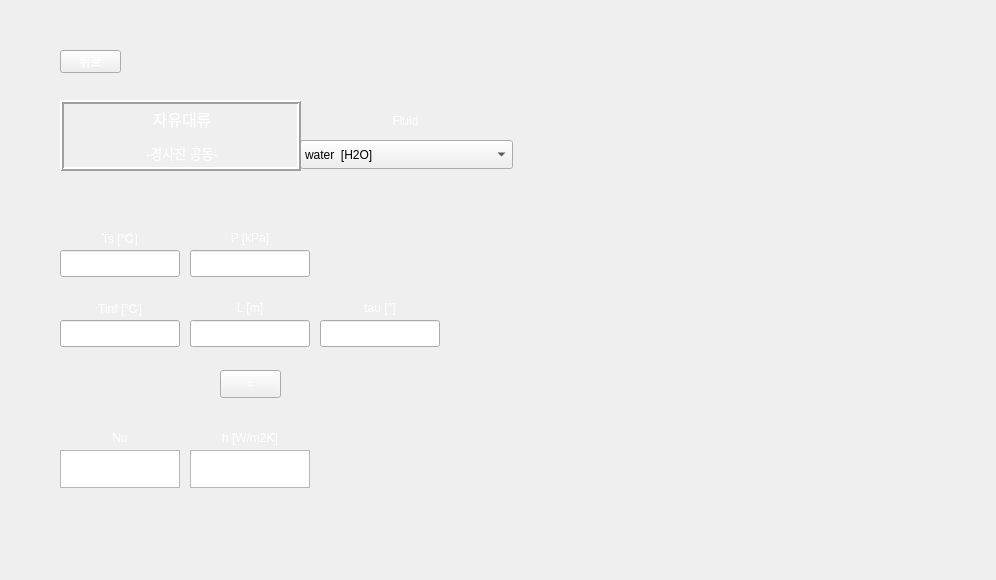
<?xml version="1.0" encoding="UTF-8"?>
<ui version="4.0">
 <class>Form</class>
 <widget class="QWidget" name="Form">
  <property name="geometry">
   <rect>
    <x>0</x>
    <y>0</y>
    <width>996</width>
    <height>580</height>
   </rect>
  </property>
  <property name="minimumSize">
   <size>
    <width>996</width>
    <height>580</height>
   </size>
  </property>
  <property name="maximumSize">
   <size>
    <width>996</width>
    <height>580</height>
   </size>
  </property>
  <property name="windowTitle">
   <string>Form</string>
  </property>
  <property name="styleSheet">
   <string notr="true">background-image: url(:/background/하얀거.png);</string>
  </property>
  <widget class="QLineEdit" name="T1">
   <property name="geometry">
    <rect>
     <x>60</x>
     <y>250</y>
     <width>120</width>
     <height>27</height>
    </rect>
   </property>
   <property name="styleSheet">
    <string notr="true">font: 12pt &quot;맑은 고딕&quot;;
background-image: url(:/background/하얀거.png);</string>
   </property>
   <property name="text">
    <string/>
   </property>
  </widget>
  <widget class="QLineEdit" name="P">
   <property name="geometry">
    <rect>
     <x>190</x>
     <y>250</y>
     <width>120</width>
     <height>27</height>
    </rect>
   </property>
   <property name="styleSheet">
    <string notr="true">font: 12pt &quot;맑은 고딕&quot;;
background-image: url(:/background/하얀거.png);</string>
   </property>
   <property name="text">
    <string/>
   </property>
  </widget>
  <widget class="QLabel" name="label_4">
   <property name="geometry">
    <rect>
     <x>60</x>
     <y>290</y>
     <width>120</width>
     <height>35</height>
    </rect>
   </property>
   <property name="styleSheet">
    <string notr="true">color: qlineargradient(spread:pad, x1:0, y1:1, x2:1, y2:0, stop:0 rgba(255, 255, 255, 255), stop:1 rgba(255, 255, 255, 255));
background-image: url(:/background/버튼2.png);
font: 10pt &quot;맑은 고딕&quot;;</string>
   </property>
   <property name="text">
    <string>Tinf [℃]</string>
   </property>
   <property name="alignment">
    <set>Qt::AlignCenter</set>
   </property>
  </widget>
  <widget class="QLineEdit" name="T2">
   <property name="geometry">
    <rect>
     <x>60</x>
     <y>320</y>
     <width>120</width>
     <height>27</height>
    </rect>
   </property>
   <property name="styleSheet">
    <string notr="true">font: 12pt &quot;맑은 고딕&quot;;
background-image: url(:/background/하얀거.png);</string>
   </property>
   <property name="text">
    <string/>
   </property>
  </widget>
  <widget class="QPushButton" name="check">
   <property name="geometry">
    <rect>
     <x>220</x>
     <y>370</y>
     <width>61</width>
     <height>28</height>
    </rect>
   </property>
   <property name="styleSheet">
    <string notr="true">QPushButton {
color: qlineargradient(spread:pad, x1:0, y1:1, x2:1, y2:0, stop:0 rgba(255, 255, 255, 255), stop:1 rgba(255, 255, 255, 255));
background-image: url(:/background/버튼2.png);
font: 10pt &quot;맑은 고딕&quot;;
}
QPushButton:hover{
border-image: url(:/background/버튼클릭2.png);
}</string>
   </property>
   <property name="text">
    <string>=</string>
   </property>
  </widget>
  <widget class="QLabel" name="label_5">
   <property name="geometry">
    <rect>
     <x>190</x>
     <y>290</y>
     <width>120</width>
     <height>35</height>
    </rect>
   </property>
   <property name="styleSheet">
    <string notr="true">color: qlineargradient(spread:pad, x1:0, y1:1, x2:1, y2:0, stop:0 rgba(255, 255, 255, 255), stop:1 rgba(255, 255, 255, 255));
background-image: url(:/background/버튼2.png);
font: 10pt &quot;맑은 고딕&quot;;</string>
   </property>
   <property name="text">
    <string>L [m]</string>
   </property>
   <property name="alignment">
    <set>Qt::AlignCenter</set>
   </property>
  </widget>
  <widget class="QLabel" name="label">
   <property name="geometry">
    <rect>
     <x>320</x>
     <y>290</y>
     <width>120</width>
     <height>35</height>
    </rect>
   </property>
   <property name="styleSheet">
    <string notr="true">color: qlineargradient(spread:pad, x1:0, y1:1, x2:1, y2:0, stop:0 rgba(255, 255, 255, 255), stop:1 rgba(255, 255, 255, 255));
background-image: url(:/background/버튼2.png);
font: 10pt &quot;맑은 고딕&quot;;</string>
   </property>
   <property name="text">
    <string>tau [°]</string>
   </property>
   <property name="alignment">
    <set>Qt::AlignCenter</set>
   </property>
  </widget>
  <widget class="QLineEdit" name="L">
   <property name="geometry">
    <rect>
     <x>190</x>
     <y>320</y>
     <width>120</width>
     <height>27</height>
    </rect>
   </property>
   <property name="styleSheet">
    <string notr="true">font: 12pt &quot;맑은 고딕&quot;;
background-image: url(:/background/하얀거.png);</string>
   </property>
   <property name="text">
    <string/>
   </property>
  </widget>
  <widget class="QLabel" name="label_2">
   <property name="geometry">
    <rect>
     <x>190</x>
     <y>220</y>
     <width>120</width>
     <height>35</height>
    </rect>
   </property>
   <property name="styleSheet">
    <string notr="true">color: qlineargradient(spread:pad, x1:0, y1:1, x2:1, y2:0, stop:0 rgba(255, 255, 255, 255), stop:1 rgba(255, 255, 255, 255));
background-image: url(:/background/버튼2.png);
font: 10pt &quot;맑은 고딕&quot;;</string>
   </property>
   <property name="text">
    <string>P [kPa]</string>
   </property>
   <property name="alignment">
    <set>Qt::AlignCenter</set>
   </property>
  </widget>
  <widget class="QLabel" name="label_3">
   <property name="geometry">
    <rect>
     <x>60</x>
     <y>220</y>
     <width>120</width>
     <height>35</height>
    </rect>
   </property>
   <property name="styleSheet">
    <string notr="true">color: qlineargradient(spread:pad, x1:0, y1:1, x2:1, y2:0, stop:0 rgba(255, 255, 255, 255), stop:1 rgba(255, 255, 255, 255));
background-image: url(:/background/버튼2.png);
font: 10pt &quot;맑은 고딕&quot;;</string>
   </property>
   <property name="text">
    <string>Ts [℃]</string>
   </property>
   <property name="alignment">
    <set>Qt::AlignCenter</set>
   </property>
  </widget>
  <widget class="QLineEdit" name="t">
   <property name="geometry">
    <rect>
     <x>320</x>
     <y>320</y>
     <width>120</width>
     <height>27</height>
    </rect>
   </property>
   <property name="styleSheet">
    <string notr="true">font: 12pt &quot;맑은 고딕&quot;;
background-image: url(:/background/하얀거.png);</string>
   </property>
   <property name="text">
    <string/>
   </property>
  </widget>
  <widget class="QPushButton" name="pushButton">
   <property name="geometry">
    <rect>
     <x>60</x>
     <y>50</y>
     <width>61</width>
     <height>23</height>
    </rect>
   </property>
   <property name="styleSheet">
    <string notr="true">QPushButton {
color: qlineargradient(spread:pad, x1:0, y1:1, x2:1, y2:0, stop:0 rgba(255, 255, 255, 255), stop:1 rgba(255, 255, 255, 255));
background-image: url(:/background/버튼2.png);
font: 10pt &quot;맑은 고딕&quot;;
}
QPushButton:hover{
border-image: url(:/background/버튼클릭2.png);
}</string>
   </property>
   <property name="text">
    <string>뒤로</string>
   </property>
  </widget>
  <widget class="QLabel" name="label_8">
   <property name="geometry">
    <rect>
     <x>190</x>
     <y>420</y>
     <width>120</width>
     <height>35</height>
    </rect>
   </property>
   <property name="styleSheet">
    <string notr="true">color: qlineargradient(spread:pad, x1:0, y1:1, x2:1, y2:0, stop:0 rgba(255, 255, 255, 255), stop:1 rgba(255, 255, 255, 255));
background-image: url(:/background/버튼2.png);
font: 10pt &quot;맑은 고딕&quot;;</string>
   </property>
   <property name="text">
    <string>h [W/m2K]</string>
   </property>
   <property name="alignment">
    <set>Qt::AlignCenter</set>
   </property>
  </widget>
  <widget class="QTextBrowser" name="textBrowser_2">
   <property name="geometry">
    <rect>
     <x>190</x>
     <y>450</y>
     <width>120</width>
     <height>38</height>
    </rect>
   </property>
   <property name="sizePolicy">
    <sizepolicy hsizetype="Expanding" vsizetype="Preferred">
     <horstretch>0</horstretch>
     <verstretch>0</verstretch>
    </sizepolicy>
   </property>
   <property name="maximumSize">
    <size>
     <width>16777215</width>
     <height>38</height>
    </size>
   </property>
   <property name="styleSheet">
    <string notr="true">font: 12pt &quot;맑은 고딕&quot;;
background-image: url(:/background/하얀거.png);</string>
   </property>
  </widget>
  <widget class="QLabel" name="label_6">
   <property name="geometry">
    <rect>
     <x>60</x>
     <y>420</y>
     <width>120</width>
     <height>35</height>
    </rect>
   </property>
   <property name="styleSheet">
    <string notr="true">color: qlineargradient(spread:pad, x1:0, y1:1, x2:1, y2:0, stop:0 rgba(255, 255, 255, 255), stop:1 rgba(255, 255, 255, 255));
background-image: url(:/background/버튼2.png);
font: 10pt &quot;맑은 고딕&quot;;</string>
   </property>
   <property name="text">
    <string>Nu</string>
   </property>
   <property name="alignment">
    <set>Qt::AlignCenter</set>
   </property>
  </widget>
  <widget class="QTextBrowser" name="textBrowser">
   <property name="geometry">
    <rect>
     <x>60</x>
     <y>450</y>
     <width>120</width>
     <height>38</height>
    </rect>
   </property>
   <property name="sizePolicy">
    <sizepolicy hsizetype="Expanding" vsizetype="Preferred">
     <horstretch>0</horstretch>
     <verstretch>0</verstretch>
    </sizepolicy>
   </property>
   <property name="maximumSize">
    <size>
     <width>16777215</width>
     <height>38</height>
    </size>
   </property>
   <property name="styleSheet">
    <string notr="true">font: 12pt &quot;맑은 고딕&quot;;
background-image: url(:/background/하얀거.png);</string>
   </property>
  </widget>
  <widget class="QLabel" name="label_7">
   <property name="geometry">
    <rect>
     <x>300</x>
     <y>102</y>
     <width>211</width>
     <height>38</height>
    </rect>
   </property>
   <property name="styleSheet">
    <string notr="true">color: qlineargradient(spread:pad, x1:0, y1:1, x2:1, y2:0, stop:0 rgba(255, 255, 255, 255), stop:1 rgba(255, 255, 255, 255));
background-image: url(:/background/버튼2.png);
font: 12pt &quot;맑은 고딕&quot;;</string>
   </property>
   <property name="text">
    <string>Fluid</string>
   </property>
   <property name="alignment">
    <set>Qt::AlignCenter</set>
   </property>
  </widget>
  <widget class="QLabel" name="label_9">
   <property name="geometry">
    <rect>
     <x>0</x>
     <y>0</y>
     <width>996</width>
     <height>580</height>
    </rect>
   </property>
   <property name="styleSheet">
    <string notr="true">image: url(:/background/배경2.png);</string>
   </property>
   <property name="text">
    <string/>
   </property>
  </widget>
  <widget class="QLabel" name="label_10">
   <property name="geometry">
    <rect>
     <x>535</x>
     <y>40</y>
     <width>421</width>
     <height>501</height>
    </rect>
   </property>
   <property name="styleSheet">
    <string notr="true">image: url(:/background/Tilter cavity.PNG);</string>
   </property>
   <property name="text">
    <string/>
   </property>
  </widget>
  <widget class="QLabel" name="label_11">
   <property name="geometry">
    <rect>
     <x>550</x>
     <y>320</y>
     <width>391</width>
     <height>191</height>
    </rect>
   </property>
   <property name="styleSheet">
    <string notr="true">image: url(:/background/Tilter cavity-2.PNG);</string>
   </property>
   <property name="text">
    <string/>
   </property>
  </widget>
  <widget class="QComboBox" name="fluid_2">
   <property name="geometry">
    <rect>
     <x>300</x>
     <y>140</y>
     <width>213</width>
     <height>29</height>
    </rect>
   </property>
   <property name="styleSheet">
    <string notr="true">background-image: url(:/background/하얀거.png);
font: 10pt &quot;맑은 고딕&quot;;</string>
   </property>
   <item>
    <property name="text">
     <string>water  [H2O]</string>
    </property>
   </item>
   <item>
    <property name="text">
     <string>air</string>
    </property>
   </item>
   <item>
    <property name="text">
     <string>1-Butene  [C4H8]</string>
    </property>
   </item>
   <item>
    <property name="text">
     <string>Acetone  [C3H6O]</string>
    </property>
   </item>
   <item>
    <property name="text">
     <string>Ammonia  [NH3]</string>
    </property>
   </item>
   <item>
    <property name="text">
     <string>Argon  [Ar]</string>
    </property>
   </item>
   <item>
    <property name="text">
     <string>Benzene  [C6H6]</string>
    </property>
   </item>
   <item>
    <property name="text">
     <string>CarbonDioxide  [CO2]</string>
    </property>
   </item>
   <item>
    <property name="text">
     <string>CarbonMonoxide  [CO]</string>
    </property>
   </item>
   <item>
    <property name="text">
     <string>CarbonylSulfide  [COS]</string>
    </property>
   </item>
   <item>
    <property name="text">
     <string>CycloHexane  [C6H12]</string>
    </property>
   </item>
   <item>
    <property name="text">
     <string>CycloPropane  [C3H6]</string>
    </property>
   </item>
   <item>
    <property name="text">
     <string>Cyclopentane  [C5H10]</string>
    </property>
   </item>
   <item>
    <property name="text">
     <string>D4  [C8H24O4Si4]</string>
    </property>
   </item>
   <item>
    <property name="text">
     <string>D5  [C10H30O5Si5]</string>
    </property>
   </item>
   <item>
    <property name="text">
     <string>D6  [C12H36O6Si6]</string>
    </property>
   </item>
   <item>
    <property name="text">
     <string>Deuterium  [D2]</string>
    </property>
   </item>
   <item>
    <property name="text">
     <string>Dichloroethane  [C2Cl2H4]</string>
    </property>
   </item>
   <item>
    <property name="text">
     <string>DiethylEther  [C4H10O]</string>
    </property>
   </item>
   <item>
    <property name="text">
     <string>DimethylCarbonate  [C3H6O3]</string>
    </property>
   </item>
   <item>
    <property name="text">
     <string>DimethylEther  [C2H6O]</string>
    </property>
   </item>
   <item>
    <property name="text">
     <string>Ethane  [C2H6]</string>
    </property>
   </item>
   <item>
    <property name="text">
     <string>Ethanol  [C2H6O]</string>
    </property>
   </item>
   <item>
    <property name="text">
     <string>EthylBenzene  [C8H10]</string>
    </property>
   </item>
   <item>
    <property name="text">
     <string>Ethylene  [C2H4]</string>
    </property>
   </item>
   <item>
    <property name="text">
     <string>EthyleneOxide  [C2H4O]</string>
    </property>
   </item>
   <item>
    <property name="text">
     <string>Fluorine  [F2]</string>
    </property>
   </item>
   <item>
    <property name="text">
     <string>HFE143m  [C2F3H3O]</string>
    </property>
   </item>
   <item>
    <property name="text">
     <string>HeavyWater  [D2O]</string>
    </property>
   </item>
   <item>
    <property name="text">
     <string>Helium  [He]</string>
    </property>
   </item>
   <item>
    <property name="text">
     <string>Hydrogen  [H2]</string>
    </property>
   </item>
   <item>
    <property name="text">
     <string>HydrogenChloride  [ClH]</string>
    </property>
   </item>
   <item>
    <property name="text">
     <string>HydrogenSulfide  [H2S]</string>
    </property>
   </item>
   <item>
    <property name="text">
     <string>IsoButane  [C4H10]</string>
    </property>
   </item>
   <item>
    <property name="text">
     <string>IsoButene  [C4H8]</string>
    </property>
   </item>
   <item>
    <property name="text">
     <string>Isohexane  [C6H14]</string>
    </property>
   </item>
   <item>
    <property name="text">
     <string>Isopentane  [C5H12]</string>
    </property>
   </item>
   <item>
    <property name="text">
     <string>Krypton  [Kr]</string>
    </property>
   </item>
   <item>
    <property name="text">
     <string>MD2M  [C10H30O3Si4]</string>
    </property>
   </item>
   <item>
    <property name="text">
     <string>MD3M  [C12H36O4Si5]</string>
    </property>
   </item>
   <item>
    <property name="text">
     <string>MD4M  [C14H42O5Si6]</string>
    </property>
   </item>
   <item>
    <property name="text">
     <string>MDM  [C8H24O2Si3]</string>
    </property>
   </item>
   <item>
    <property name="text">
     <string>MM  [C6H18OSi2]</string>
    </property>
   </item>
   <item>
    <property name="text">
     <string>Methane  [CH4]</string>
    </property>
   </item>
   <item>
    <property name="text">
     <string>Methanol  [CH4O]</string>
    </property>
   </item>
   <item>
    <property name="text">
     <string>MethylLinoleate  [C19H34O2]</string>
    </property>
   </item>
   <item>
    <property name="text">
     <string>MethylLinolenate  [C19H32O2]</string>
    </property>
   </item>
   <item>
    <property name="text">
     <string>MethylOleate  [C19H36O2]</string>
    </property>
   </item>
   <item>
    <property name="text">
     <string>MethylPalmitate  [C17H34O2]</string>
    </property>
   </item>
   <item>
    <property name="text">
     <string>MethylStearate  [C19H38O2]</string>
    </property>
   </item>
   <item>
    <property name="text">
     <string>Neon  [Ne]</string>
    </property>
   </item>
   <item>
    <property name="text">
     <string>Neopentane  [C5H12]</string>
    </property>
   </item>
   <item>
    <property name="text">
     <string>Nitrogen  [N2]</string>
    </property>
   </item>
   <item>
    <property name="text">
     <string>NitrousOxide  [N2O]</string>
    </property>
   </item>
   <item>
    <property name="text">
     <string>Novec649  [C6F12O]</string>
    </property>
   </item>
   <item>
    <property name="text">
     <string>OrthoDeuterium</string>
    </property>
   </item>
   <item>
    <property name="text">
     <string>OrthoHydrogen</string>
    </property>
   </item>
   <item>
    <property name="text">
     <string>Oxygen  [O2]</string>
    </property>
   </item>
   <item>
    <property name="text">
     <string>ParaDeuterium</string>
    </property>
   </item>
   <item>
    <property name="text">
     <string>ParaHydrogen</string>
    </property>
   </item>
   <item>
    <property name="text">
     <string>Propylene  [C3H6]</string>
    </property>
   </item>
   <item>
    <property name="text">
     <string>Propyne  [C3H4]</string>
    </property>
   </item>
   <item>
    <property name="text">
     <string>R11</string>
    </property>
   </item>
   <item>
    <property name="text">
     <string>R113</string>
    </property>
   </item>
   <item>
    <property name="text">
     <string>R114</string>
    </property>
   </item>
   <item>
    <property name="text">
     <string>R115</string>
    </property>
   </item>
   <item>
    <property name="text">
     <string>R116</string>
    </property>
   </item>
   <item>
    <property name="text">
     <string>R12</string>
    </property>
   </item>
   <item>
    <property name="text">
     <string>R123</string>
    </property>
   </item>
   <item>
    <property name="text">
     <string>R1233zd(E)</string>
    </property>
   </item>
   <item>
    <property name="text">
     <string>R1234yf</string>
    </property>
   </item>
   <item>
    <property name="text">
     <string>R1234ze(E)</string>
    </property>
   </item>
   <item>
    <property name="text">
     <string>R1234ze(Z)</string>
    </property>
   </item>
   <item>
    <property name="text">
     <string>R124</string>
    </property>
   </item>
   <item>
    <property name="text">
     <string>R1243zf</string>
    </property>
   </item>
   <item>
    <property name="text">
     <string>R125</string>
    </property>
   </item>
   <item>
    <property name="text">
     <string>R13</string>
    </property>
   </item>
   <item>
    <property name="text">
     <string>R134a</string>
    </property>
   </item>
   <item>
    <property name="text">
     <string>R13l1</string>
    </property>
   </item>
   <item>
    <property name="text">
     <string>R14</string>
    </property>
   </item>
   <item>
    <property name="text">
     <string>R141b</string>
    </property>
   </item>
   <item>
    <property name="text">
     <string>R142b</string>
    </property>
   </item>
   <item>
    <property name="text">
     <string>R143a</string>
    </property>
   </item>
   <item>
    <property name="text">
     <string>R152A</string>
    </property>
   </item>
   <item>
    <property name="text">
     <string>R161</string>
    </property>
   </item>
   <item>
    <property name="text">
     <string>R21</string>
    </property>
   </item>
   <item>
    <property name="text">
     <string>R218</string>
    </property>
   </item>
   <item>
    <property name="text">
     <string>R22</string>
    </property>
   </item>
   <item>
    <property name="text">
     <string>R227EA</string>
    </property>
   </item>
   <item>
    <property name="text">
     <string>R23</string>
    </property>
   </item>
   <item>
    <property name="text">
     <string>R236EA</string>
    </property>
   </item>
   <item>
    <property name="text">
     <string>R236FA</string>
    </property>
   </item>
   <item>
    <property name="text">
     <string>R245ca</string>
    </property>
   </item>
   <item>
    <property name="text">
     <string>R245fa</string>
    </property>
   </item>
   <item>
    <property name="text">
     <string>R32</string>
    </property>
   </item>
   <item>
    <property name="text">
     <string>R365MFC</string>
    </property>
   </item>
   <item>
    <property name="text">
     <string>R40</string>
    </property>
   </item>
   <item>
    <property name="text">
     <string>R404A</string>
    </property>
   </item>
   <item>
    <property name="text">
     <string>R407C</string>
    </property>
   </item>
   <item>
    <property name="text">
     <string>R41</string>
    </property>
   </item>
   <item>
    <property name="text">
     <string>R410A</string>
    </property>
   </item>
   <item>
    <property name="text">
     <string>R507A</string>
    </property>
   </item>
   <item>
    <property name="text">
     <string>RC318</string>
    </property>
   </item>
   <item>
    <property name="text">
     <string>SES36</string>
    </property>
   </item>
   <item>
    <property name="text">
     <string>SulfurDioxide  [O2S]</string>
    </property>
   </item>
   <item>
    <property name="text">
     <string>SulfurHexafluoride  [F6S]</string>
    </property>
   </item>
   <item>
    <property name="text">
     <string>Toluene  [C7H8]</string>
    </property>
   </item>
   <item>
    <property name="text">
     <string>Xenon  [Xe]</string>
    </property>
   </item>
   <item>
    <property name="text">
     <string>cis-2-Butene  [C4H8]</string>
    </property>
   </item>
   <item>
    <property name="text">
     <string>m-Xylene  [C8H10]</string>
    </property>
   </item>
   <item>
    <property name="text">
     <string>n-Butane  [C4H10]</string>
    </property>
   </item>
   <item>
    <property name="text">
     <string>n-Decane  [C10H22]</string>
    </property>
   </item>
   <item>
    <property name="text">
     <string>n-Dodecane  [C12H26]</string>
    </property>
   </item>
   <item>
    <property name="text">
     <string>n-Heptane  [C7H16]</string>
    </property>
   </item>
   <item>
    <property name="text">
     <string>n-Hexane  [C6H14]</string>
    </property>
   </item>
   <item>
    <property name="text">
     <string>n-Nonane  [C9H20]</string>
    </property>
   </item>
   <item>
    <property name="text">
     <string>n-Octane  [C8H18]</string>
    </property>
   </item>
   <item>
    <property name="text">
     <string>n-Pentane  [C5H12]</string>
    </property>
   </item>
   <item>
    <property name="text">
     <string>n-Propane  [C3H8]</string>
    </property>
   </item>
   <item>
    <property name="text">
     <string>n-Undecane  [C11H24]</string>
    </property>
   </item>
   <item>
    <property name="text">
     <string>o-Xylene  [C8H10]</string>
    </property>
   </item>
   <item>
    <property name="text">
     <string>p-Xylene  [C8H10]</string>
    </property>
   </item>
   <item>
    <property name="text">
     <string>trans-2-Butene  [C4H8]</string>
    </property>
   </item>
  </widget>
  <widget class="QLabel" name="label_13">
   <property name="geometry">
    <rect>
     <x>60</x>
     <y>100</y>
     <width>241</width>
     <height>71</height>
    </rect>
   </property>
   <property name="styleSheet">
    <string notr="true">font: 10pt &quot;맑은 고딕&quot;;
color: rgb(255, 255, 255);
background-image: url(:/background/버튼2.png);</string>
   </property>
   <property name="frameShape">
    <enum>QFrame::Box</enum>
   </property>
   <property name="frameShadow">
    <enum>QFrame::Raised</enum>
   </property>
   <property name="lineWidth">
    <number>2</number>
   </property>
   <property name="text">
    <string>&lt;!DOCTYPE HTML PUBLIC &quot;-//W3C//DTD HTML 4.0//EN&quot; &quot;http://www.w3.org/TR/REC-html40/strict.dtd&quot;&gt;
&lt;html&gt;&lt;head&gt;&lt;meta name=&quot;qrichtext&quot; content=&quot;1&quot; /&gt;&lt;style type=&quot;text/css&quot;&gt;
p, li { white-space: pre-wrap; }
&lt;/style&gt;&lt;/head&gt;&lt;body style=&quot; font-family:'맑은 고딕'; font-size:10pt; font-weight:400; font-style:normal;&quot;&gt;
&lt;p align=&quot;center&quot; style=&quot; margin-top:12px; margin-bottom:12px; margin-left:0px; margin-right:0px; -qt-block-indent:0; text-indent:0px;&quot;&gt;&lt;span style=&quot; font-size:12pt;&quot;&gt;자유대류&lt;/span&gt;&lt;/p&gt;
&lt;p align=&quot;center&quot; style=&quot; margin-top:12px; margin-bottom:12px; margin-left:0px; margin-right:0px; -qt-block-indent:0; text-indent:0px;&quot;&gt;-경사진 공동-&lt;/p&gt;&lt;/body&gt;&lt;/html&gt;</string>
   </property>
   <property name="buddy">
    <cstring>pushButton</cstring>
   </property>
  </widget>
  <zorder>label_9</zorder>
  <zorder>label_4</zorder>
  <zorder>T2</zorder>
  <zorder>check</zorder>
  <zorder>label_5</zorder>
  <zorder>label</zorder>
  <zorder>L</zorder>
  <zorder>label_2</zorder>
  <zorder>pushButton</zorder>
  <zorder>textBrowser_2</zorder>
  <zorder>textBrowser</zorder>
  <zorder>label_7</zorder>
  <zorder>label_10</zorder>
  <zorder>label_11</zorder>
  <zorder>label_3</zorder>
  <zorder>t</zorder>
  <zorder>P</zorder>
  <zorder>T1</zorder>
  <zorder>fluid_2</zorder>
  <zorder>label_13</zorder>
  <zorder>label_6</zorder>
  <zorder>label_8</zorder>
 </widget>
 <resources>
  <include location="../resource/resources.qrc"/>
 </resources>
 <connections/>
</ui>
